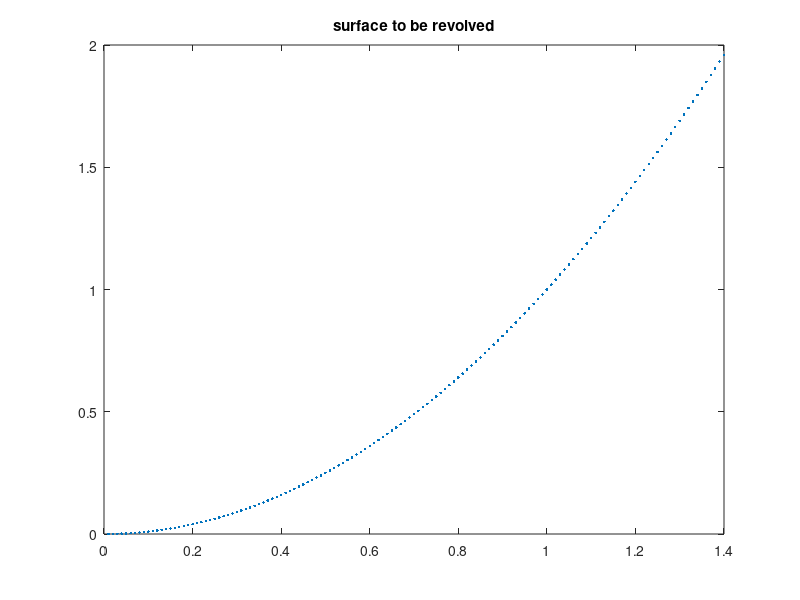

The MATLAB script that drew this image: (Note: this script raises an error after producing the figure.)
% Surface Revolution of a function will give us the target 3d shape that we wish to generate via tailoring
% We can choose to split the patterns towards the end in order to reduce
% the effect of wrinkling at ends with the boolean SPLIT.
% Step 1: We plot the function to be rotated around x=0 or Y-axis.
% Step 2: We plot the fraction of perimeter to be removed at a radius r.
% Step 3: We draw the polar plot for our desired black and white precursor pattern.


%% Step 1: We plot the function to be revolved around x=0 or Y-axis.
clear all; clc; close all
deltaX=0.01;  % Set this to smaller value for a more continous pattern.
xRangeStart=deltaX; xRangeEnd=1.4;
x_Mat=xRangeStart:deltaX:xRangeEnd;
A=1;%B=1;
% Define the function which is to be revolved around y-axis.
func=@(x) A*(x).^2;% Function to be revolved to obtain the surface

% Use func2 as well in case of piecewise fuctions
% syms func2(x);
% func2(x) = (piecewise(0<x <0.3, func(0.3), 0.3 <= x <= xRangeEnd, func(x), 1));

y_Mat=func(x_Mat);
plot(x_Mat,y_Mat,'.')
title('surface to be revolved')

SPLIT=0;

%% Step 2: We plot the fraction of perimeter to be removed as a function of radius.
figure;
i=length(x_Mat);
Per_sub=zeros(i,1);
Frac=zeros(i,1);
r_Mat=zeros(i,1);

for j=1:1:i
    dx=0.01;  % Can be set to lower value such as 0.001 for more accurate results
    Xmat=0:dx:x_Mat(j);
%     Ymat=-A*Xmat.^2+B*Xmat.^4;
    Ymat=(func(Xmat));
    r=arclength(Xmat,Ymat,'sp');
    r_Mat(j)=r;
    Per_sub(j)=2*pi*(r-x_Mat(j));
    Frac(j)=2*pi*(r-x_Mat(j))./(2*pi*r);
end
plot(r_Mat,Frac)
title('Fraction of perimeter to be removed at radius r')

%% Step 3: We draw the polar plot for our desired black and white precursor pattern.
%% Distribute in n-Petals. Further distribute with optional SPLIT

figure
gamma=0.5;     % From theory, Contraction factor gamma given as InitalLength/ContractedLength
n_=8; % Number of petals
alpha=1/gamma;  % Could be replaced by a matrix instead of a constant value
alphaMat=alpha*ones(length(r_Mat),1);

cycleCount=length(r_Mat)

if SPLIT==1
%   Split the alpha for different petals.
    sin_Mat=alpha*sin([0:pi/length(r_Mat):pi-pi/length(r_Mat)]);
    sin_Mat(1:length(r_Mat)/2)=alpha;
    alpha_=sin_Mat'.*ones(length(r_Mat),1);
    Left_Mat=alphaMat-alpha_;
    rMat=r_Mat;
    FracC=alpha_.*Frac;
    FracLeft=Left_Mat.*Frac;
    
    for i=2:1:length(rMat)
        i
    %     %Increase the number of petals in a range for rMat optionally.
    %     if i>length(rMat)/2
    %         n=2*n_;
    %     else
    %         n=n_;
    %     end
        n=n_;
        ThetaMat=0:2*pi/n:2*pi-2*pi/n;
        for j=1:1:n
            Theta = ThetaMat(j)-FracC(i)*2*pi/(2*n):0.0001:ThetaMat(j)+FracC(i)*2*pi/(2*n);  
            %Generate the Radius vector
            R = rMat(i);
            %Create a grid from angle and Radius
            [ThetaG,RG] = meshgrid(Theta,R);
            %Create X,Y matrices calculated on grid.
            X = RG.*cos(ThetaG);
            Y = RG.*sin(ThetaG);
            %Calculate the function
            Z = RG;
            %Surf plot
            polarplot(ThetaG,RG,'.k','MarkerSize',3);
            hold on

            if(i>length(rMat)/2)
                Theta = ThetaMat(j)+(2*pi/(2*n))-FracLeft(i)*2*pi/(2*n):0.0001:...
                    ThetaMat(j)+(2*pi/(2*n))+FracLeft(i)*2*pi/(2*n);  
                %Generate the Radius vector
                R = rMat(i);
                %Create a grid from angle and Radius
                [ThetaG,RG] = meshgrid(Theta,R);
                %Create X,Y matrices calculated on grid.
                X = RG.*cos(ThetaG);
                Y = RG.*sin(ThetaG);
                %Calculate the function
                Z = RG;
                %Surf plot
                polarplot(ThetaG,RG,'.k','MarkerSize',3);
                hold on
            end
        end     
    end
    grid off
    set(gca,'RTickLabel',[]);
    
else
    
    FracC=alpha.*Frac;
    rMat=r_Mat;
    for i=2:1:length(rMat)
    i
    n=n_;
    ThetaMat=0:2*pi/n:2*pi-2*pi/n;
    for j=1:1:n
        Theta = ThetaMat(j)-FracC(i)*2*pi/(2*n):0.0001:ThetaMat(j)+FracC(i)*2*pi/(2*n);  
        %Generate the Radius vector
        R = rMat(i);
        %Create a grid from angle and Radius
        [ThetaG,RG] = meshgrid(Theta,R);
        %Create X,Y matrices calculated on grid.
        X = RG.*cos(ThetaG);
        Y = RG.*sin(ThetaG);
        %Calculate the function
        Z = RG;
        %Surf plot
        polarplot(ThetaG,RG,'.k','MarkerSize',3);
        hold on

    end     
    end
    grid off
    set(gca,'RTickLabel',[]);
end
